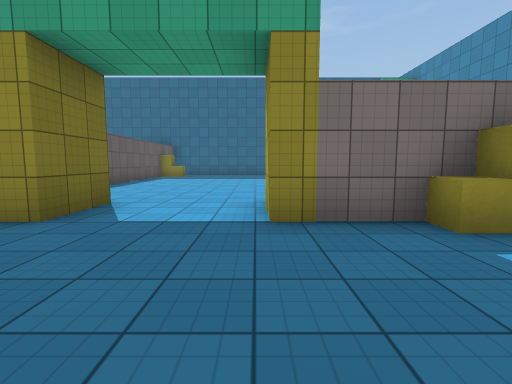
View 1 (above)

16 first-person views from a walk through a 3-D level made in the Unity game engine. The camera is 1.3 m above the floor, tilts 6° down and sees 85° across. The floor is counted in squares, 2 m on a side. Each view is taken from the middle of a square. On the plan, view 1 faces up. The plan holds only what a view shows up to about 9 squares ahead; the rest is blank. The place goes on beyond the plan. The player is left out. Surface patterns are stand-ins for the level's own textures.

View 2
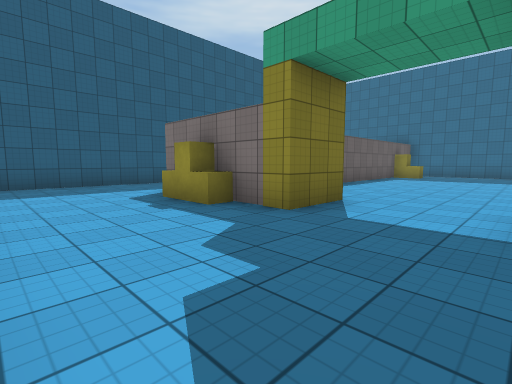

View 3
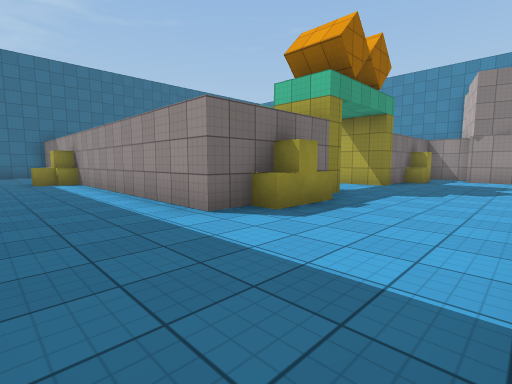

View 4
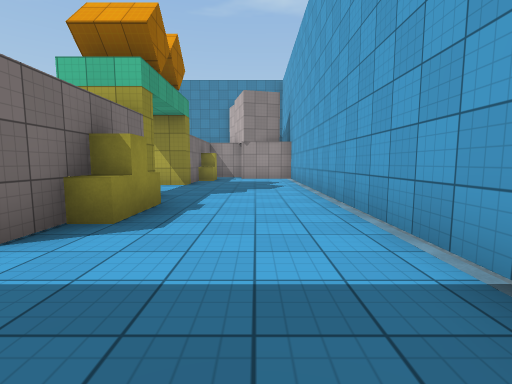

View 5
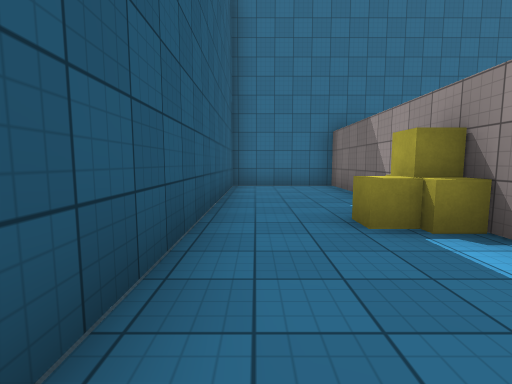

View 6
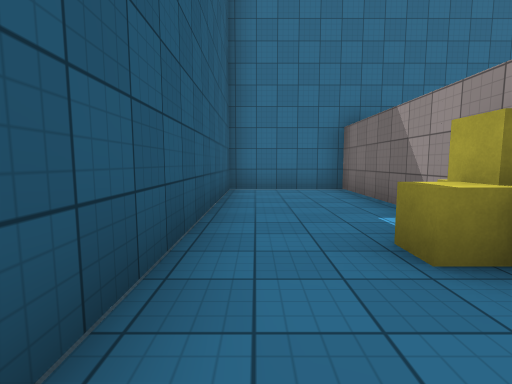

View 7
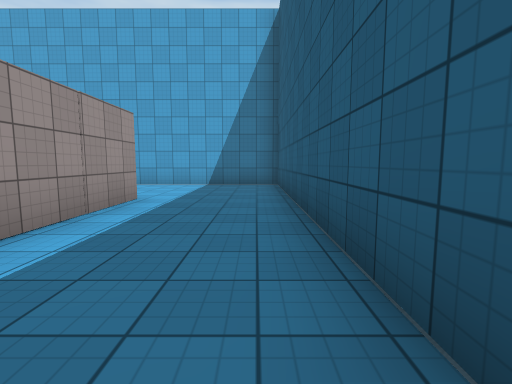

View 8
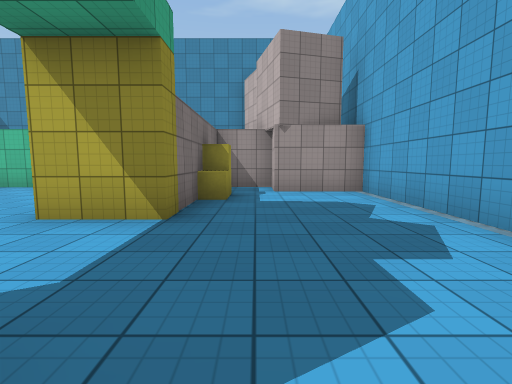

View 9
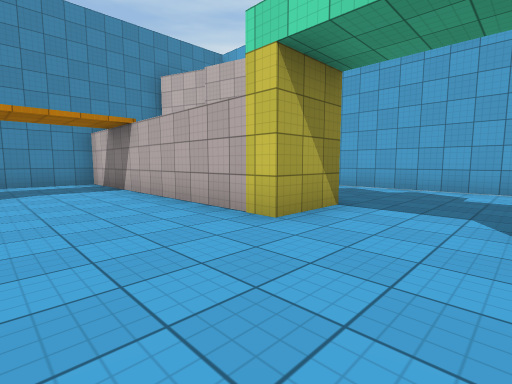

View 10
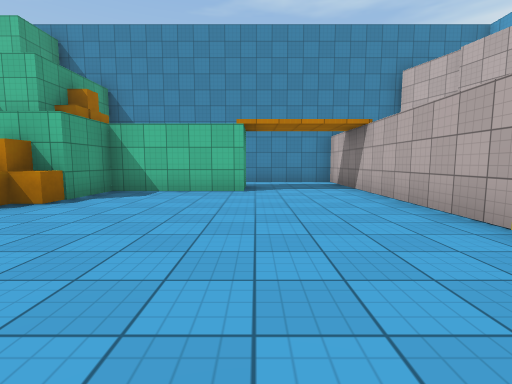

View 11
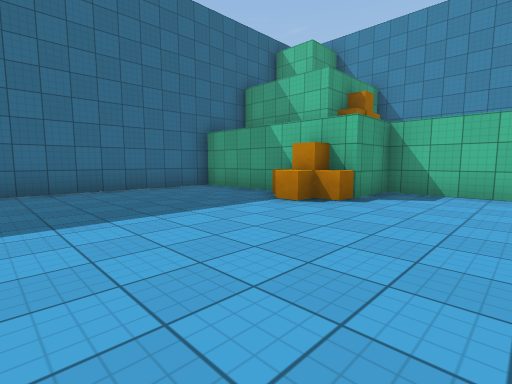

View 12
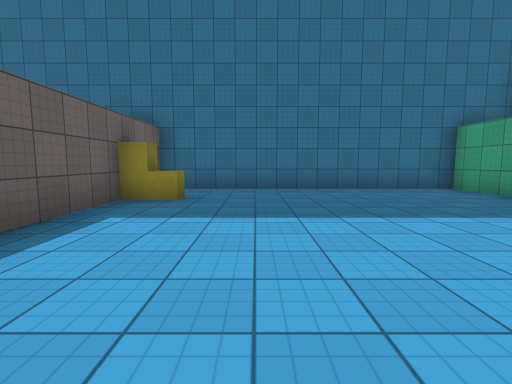

View 13
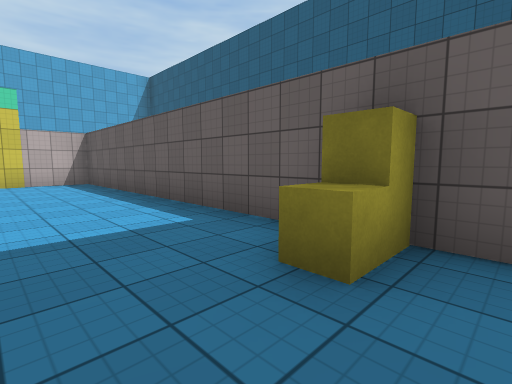

View 14
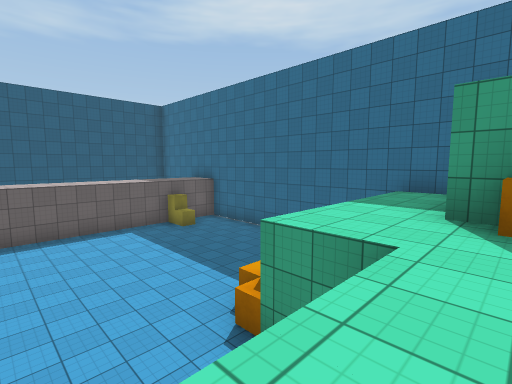

View 15
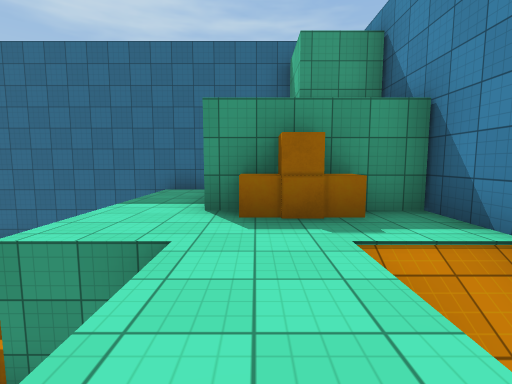

View 16
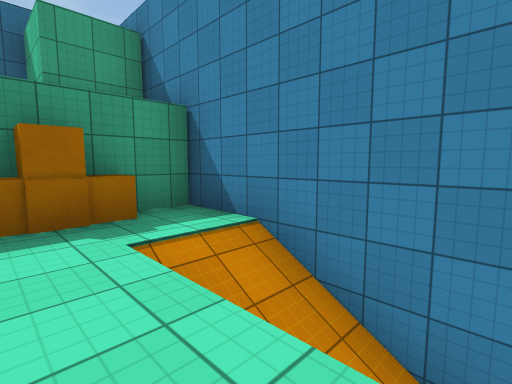

### Floor plan
Key: @ floor where view 1 was taken; # wall or solid block; . main floor; : floor 3 m higher than the main floor; / step, stairs or slope; C cube.
Columns run from 9 left of view 1 to 8 right of it. Each row starts with its distance up from view 1.
 15 ###############
 14 #..##.......::#
 13 #..##C......::#
 12 #..##.......::CC##
 11 #..##......C:::C:#
 10 #.CC#.........://#
  9 #..##.........://#
  8 #..##.........://#
  7 #..##.........//.#
  6 #..##............#
  5 #..##............#
  4 #..####..#########
  3 #..#CC#..##CC##
  2 #.............#
  1 #............##
  0 #........@...#
 -1 ##############

Positions as (right, up) in squares from view 1, and headings:
1: (0, 0), facing up
2: (0, 0), facing up-left
3: (-8, 0), facing up-right
4: (-8, 1), facing right
5: (-8, 7), facing up
6: (-8, 8), facing up
7: (-8, 8), facing down
8: (-3, 2), facing right
9: (-2, 7), facing down-right
10: (-2, 7), facing right
11: (-2, 8), facing up-right
12: (-2, 8), facing up
13: (-2, 14), facing down-left
14: (5, 8), facing up-left
15: (5, 8), facing up
16: (5, 8), facing up-right
